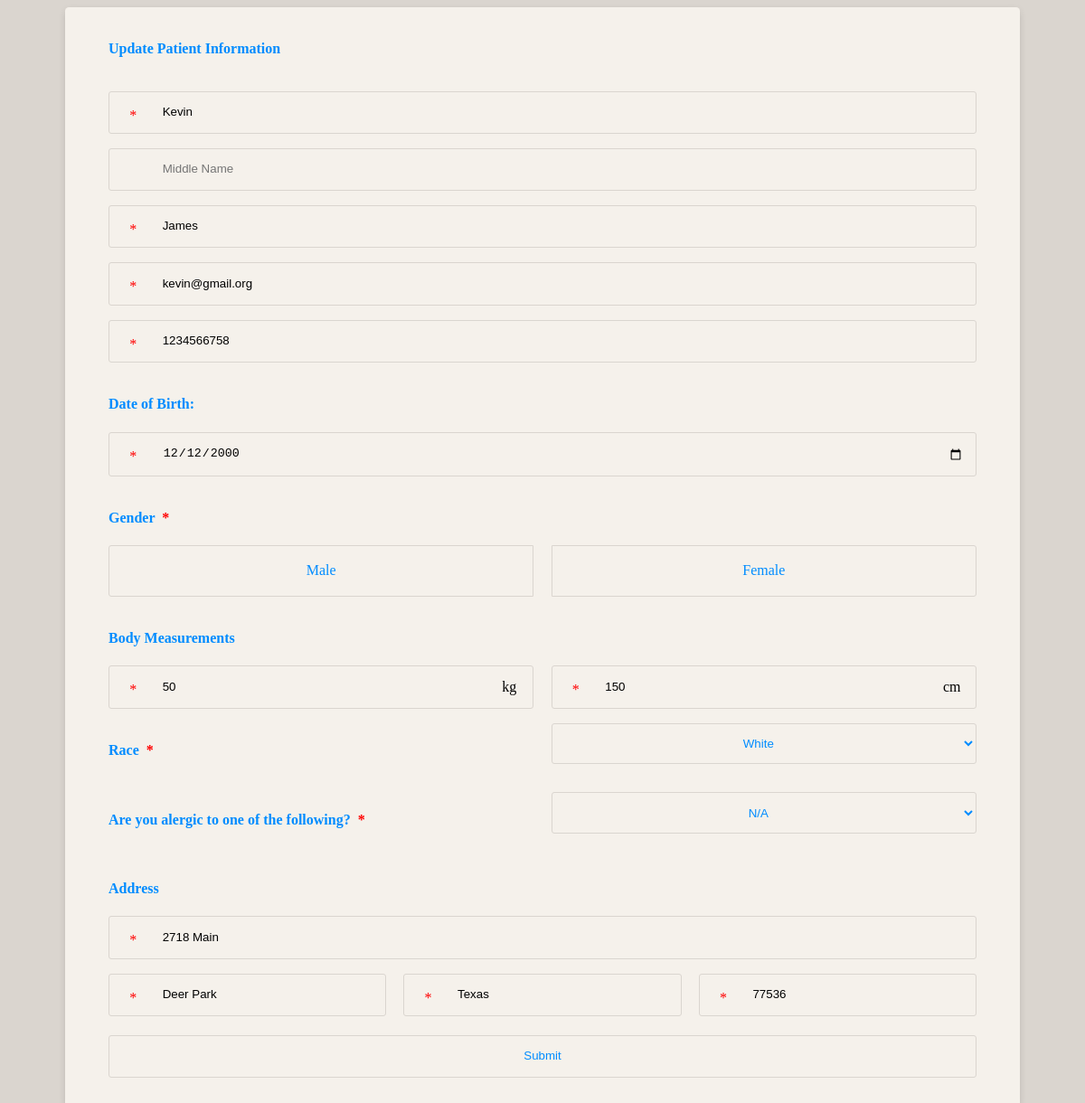
Screenshot of /backend/edit_patient_profile.php (signed in) with the database file from the repository.
### tables this page shows
CREATE TABLE `patient` (
  `Pat_ID` int NOT NULL AUTO_INCREMENT,
  `Pat_First` varchar(45) NOT NULL,
  `Pat_M_init` varchar(45) DEFAULT NULL,
  `Pat_Last` varchar(45) NOT NULL,
  `Pat_Email` varchar(45) NOT NULL,
  `Pat_Phone` varchar(45) DEFAULT NULL,
  `Pat_Gender` varchar(45) NOT NULL,
  `Pat_Race` int NOT NULL,
  `Pat_DOB` date NOT NULL,
  `Pat_Height` float NOT NULL COMMENT 'In Inches',
  `Pat_Weight` float NOT NULL COMMENT 'In Pounds',
  `Pat_Street_Addr` varchar(45) NOT NULL,
  `Pat_City_Addr` varchar(45) NOT NULL,
  `Pat_State_Addr` varchar(45) NOT NULL,
  `Pat_Zip_Addr` int NOT NULL,
  `Pat_Allergy` int NOT NULL,
  `Pat_Password` varchar(45) DEFAULT NULL,
  PRIMARY KEY (`Pat_ID`),
  UNIQUE KEY `Pat_ID_UNIQUE` (`Pat_ID`)
);

### backend/edit_patient_profile.php (the view, shortened to what this page needs)
<?php
$dbhost = getenv("DBHOST");
$dbuser = getenv("DBUSER");
$dbpass = getenv("DBPASS");
$dbname = getenv("DBNAME");
$link = mysqli_connect($dbhost, $dbuser, $dbpass) or die("Unable to Connect to '$dbhost'");
mysqli_select_db($link, $dbname) or die("Could not open the db '$dbname'");
$result = mysqli_query($link,"SELECT * FROM patient WHERE Pat_ID='" .$_SESSION['id']. "'");
$row= mysqli_fetch_array($result);
?>
<!DOCTYPE html>
<html>
<head>
    <link rel="stylesheet" href="/index/styles/form.css">
</head>
<body>
    <div class="container-form11">
        <form action="/backend/update_patient_data.php" method="post" onsubmit="return Validate();">
            <div class="row">
                <h4>Update Patient Information</h4>
                <div class="input-group input-group-icon">
                    <input type="text" placeholder="First Name" name="fname"  value="<?php echo $row['Pat_First']; ?>" />
                    <div class="input-icon"><span style="color:red;">*</span></div>
                </div>
                <div class="input-group input-group-icon">
                    <input type="text" placeholder="Middle Name" name="minit"  value="<?php echo $row['Pat_M_init']; ?>"/>
                </div>
                <div class="input-group input-group-icon">
                    <input type="text" placeholder="Last Name" name="lname"  value="<?php echo $row['Pat_Last']; ?>" />
                    <div class="input-icon"><span style="color:red;">*</span></div>
                </div>
                <div class="input-group input-group-icon">
                    <input type="email" placeholder="Email Adress" name="email"  value="<?php echo $row['Pat_Email']; ?>"/>
                    <div class="input-icon"><span style="color:red;">*</span></div>
                </div>
                <div class="input-group input-group-icon">
                    <input type="text" placeholder="Phone Number" name="phone" value="<?php echo $row['Pat_Phone']; ?>"/>
                    <div class="input-icon"><span style="color:red;">*</span></div>
                </div>
            </div>
            <div class="row">
                <h4> Date of Birth: </h4>
                <div class="input-group input-group-icon">
                     <input type="date" name="dob" value="<?php echo $row['Pat_DOB']; ?>">
                    <div class="input-icon"><span style="color:red;">*</span></div>
                </div>
            </div>
            <div class="row">
                <h4 style="float: left;">Gender &#160<h4 style="color: red;">*</h4></h4>
                <div class="input-group">
                    <label for="gender-male">Male</label>
                    <label class="float-right" for="gender-female">Female</label>
                </div>
            </div>
            <div class="row">
                <h4> Body Measurements &#160</h4>
                <div class="input-group">
                    <div class="col-half input-group-icon">
                        <input type="text" placeholder="Weight" name="weight"  value="<?php echo $row['Pat_Weight']; ?>"/>
                        <span class="input-unit">kg</span>
                        <div class="input-icon"><span style="color:red;">*</span></div>
                    </div>
                    <div class="col-half input-group-icon">
                        <input type="text" placeholder="Height" name="height"  value="<?php echo $row['Pat_Height']; ?>"/>
                        <span class="input-unit">cm</span>
                        <div class="input-icon"><span style="color:red;">*</span></div>
                    </div>
                </div>
            </div>
            <div class="row">
                <div class="input-group">
                    <div class="col-half">
                        <h4 style="float: left;">Race &#160<h4 style="color: red;">*</h4></h4>
                    </div>
                    <select class="float-right" name="race" id="allergies" value="<?php echo $row['Pat_Race']; ?>">
                        <option value="100">White</option>
                    </select>
                </div>
            </div>
            <div class="row">
                <div class="input-group">
                    <div class="col-half">
                        <h4 style="float: left;">Are you alergic to one of the following? &#160<h4 style="color: red;">*</h4></h4>
                    </div>
                    <select class="float-right" name="allergies" id="allergies" value="<?php echo $row['Pat_Allergy']; ?>">
                        <option value="200">N/A</option>
                    </select>
                </div>
            </div>
            <div class="row">
            <h4>Address</h4>
                <div class="input-group input-group-icon">
                    <input type="text" placeholder="Address" name="address"  value="<?php echo $row['Pat_Street_Addr']; ?>"/>
                    <div class="input-icon"><span style="color:red;">*</span></div>
                </div>
                <div class="input-group input-group-icon">
                    <div class="col-third">
                        <input type="text" placeholder="City" name="city"  value="<?php echo $row['Pat_City_Addr']; ?>"/>
                        <div class="input-icon"><span style="color:red;">*</span></div>
                    </div>
                    <div class="col-third input-group-icon">
                        <input type="text" placeholder="State" name="state"  value="<?php echo $row['Pat_State_Addr']; ?>"/>
                        <div class="input-icon"><span style="color:red;">*</span></div>
                    </div>
                    <div class="col-third input-group-icon">
                        <input type="text" placeholder="Zip Code" name="zip"  value="<?php echo $row['Pat_Zip_Addr']; ?>"/>
                        <div class="input-icon"><span style="color:red;">*</span></div>
                    </div>
                </div>
            </div>
            <input class="button2" type="submit" name="update_patient_data">
        </form>
    </div>
</body>
</html>

### index/styles/form.css (style rules this page uses)
body { padding: 0; background-color: var(--light); }
:root { --shadow: 0px 0px 5px 5px rgba(0, 0, 0, 0.199); --lighter: #F5F1EB; --light: #dad5cf; --mid: #9FCDFC; --main: #008CFF; --accent: #4C72D2; --dark: #2C4A98; --darker: #203368; --nav-width: 225px; }
.row h4 { color: var(--main); }
input, input[type="radio"] + label, input[type="checkbox"] + label:before, select option, select { box-sizing: border-box; width: 100%; padding: 1em; line-height: 1.4; background-color: var(--lighter); border: 1px solid var(--light); border-radius: 3px; -webkit-transition: 200ms ease-in-out; -moz-transition: 200ms ease-in-out; -o-transition: 200ms ease-in-out; transition: 200ms ease-in-out; transition: all 200ms ease-in-out; }
input[type="radio"] + label, select { color: var(--main); display: inline-block; width: 49%; text-align: center; border-radius: 0; }
input[type="radio"] + label:first-of-type { border-top-left-radius: 3px; border-bottom-left-radius: 3px; }
input[type="radio"] + label:last-of-type { border-top-right-radius: 3px; border-bottom-right-radius: 3px; }
select { height: 3.4em; line-height: 2; }
select:first-of-type { border-top-left-radius: 3px; border-bottom-left-radius: 3px; }
select:last-of-type { border-top-right-radius: 3px; border-bottom-right-radius: 3px; }
select option { background-color: var(--main); color: var(--lighter); }
.input-group { margin-bottom: 1em; zoom: 1; }
.float-right { float: right; }
.input-group:before, .input-group:after { content: ""; display: table; }
.input-group:after { clear: both; }
.input-group-icon { position: relative; }
.input-group-icon input { padding-left: 4.4em; }
.input-group-icon .input-icon { position: absolute; top: 0; left: 0; width: 3.4em; height: 3.4em; line-height: 3.4em; text-align: center; pointer-events: none; }
.input-unit { position: absolute; top: 0; right: 0; width: 3.4em; height: 100%; line-height: 3em; text-align: center; pointer-events: none; }
.container-form11 { max-width: 60em; padding: 1em 3em 2em 3em; margin: 0em auto; background-color: var(--lighter); border-radius: 4.2px; box-shadow: 0px 3px 10px -2px rgba(0, 0, 0, 0.2); }
.row { zoom: 1; }
.row:before, .row:after { content: ""; display: table; }
.row:after { clear: both; }
.col-half { margin-right: 2%; float: left; width: 49%; }
.col-half:last-of-type { margin-right: 0; }
.col-third { margin-right: 2%; float: left; width: 32%; }
.col-third:last-of-type { margin-right: 0; }
.button2 { color: var(--main); margin-top: 5px; }

### rows the page displays
patient: fname "Kevin", lname "James", email "kevin@gmail.org", phone "1234566758", dob "12/12/2000", weight "50", height "150", race "White", allergies "N/A", address "2718 Main", city "Deer Park", state "Texas", zip "77536"
